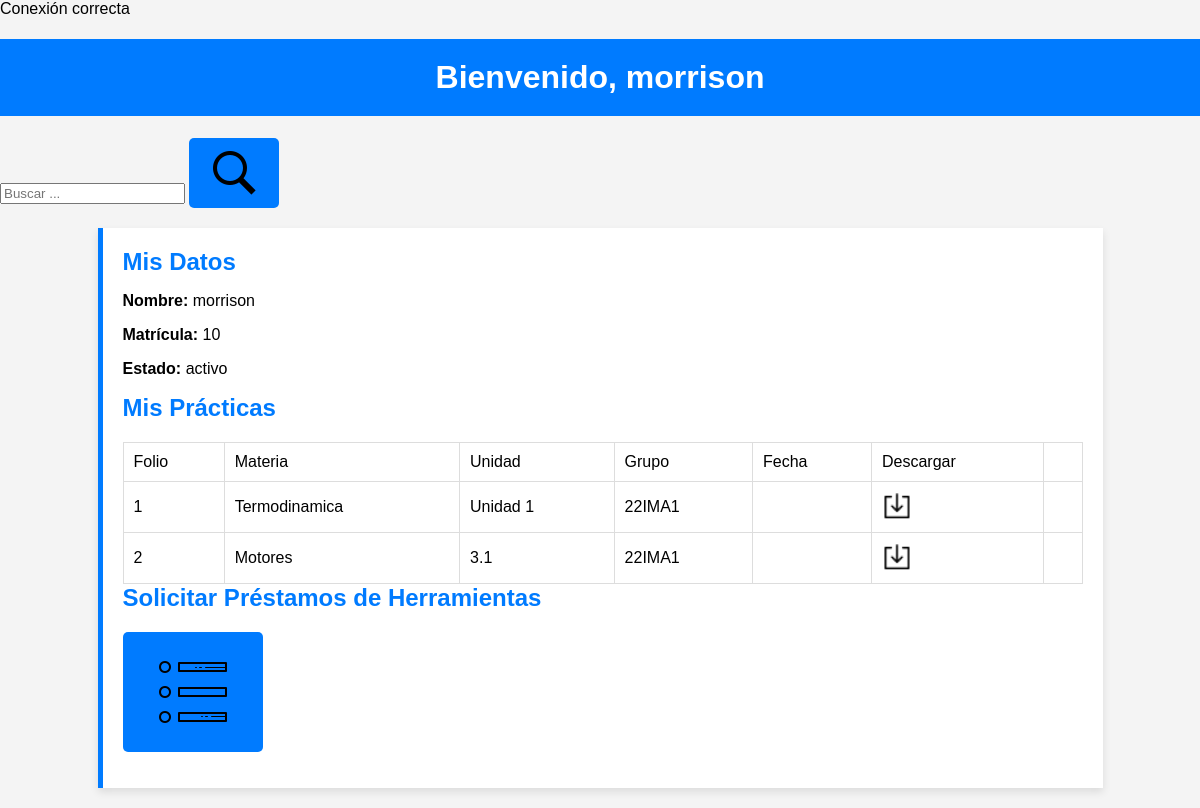
/inicioAlumno.php (signed in), run on the app's committed database.
### tables this page shows
CREATE TABLE `usuario` (
  `id` char(6) NOT NULL,
  `nombre` varchar(50) DEFAULT NULL,
  `tipo_usuario` varchar(30) DEFAULT NULL,
  `tipo_admin` varchar(20) NOT NULL,
  `usser` varchar(10) DEFAULT NULL,
  `passw` varchar(10) DEFAULT NULL,
  `status` varchar(10) DEFAULT NULL,
  `foto` blob NOT NULL
);

CREATE TABLE `practica` (
  `folio` varchar(7) NOT NULL,
  `tipo` varchar(20) DEFAULT NULL,
  `materia` varchar(20) DEFAULT NULL,
  `unidad` varchar(20) DEFAULT NULL,
  `num_alumnos` int(2) DEFAULT NULL,
  `grupo` char(6) DEFAULT NULL,
  `resultados` text DEFAULT NULL
);

### inicioAlumno.php (the view, shortened to what this page needs)
<?php
include("conexcion.php");
$usuario = $_SESSION['usuario'];
$sql = "SELECT * FROM usuario WHERE usser = ?";
$stmt = $conn->prepare($sql);
$stmt->bind_param("s", $usuario);
$stmt->execute();
$result = $stmt->get_result();
if ($result->num_rows > 0) {
    $userData = $result->fetch_assoc();
}
$typeClass = "";
switch ($userData['tipo_usuario']) {
    default:
        $typeClass = 'alumno';
        break;
}
?>
<!DOCTYPE html>
<html lang="es">
<head>
    <link rel="stylesheet" href="css/styles.css">
</head>
<body class="<?php echo $typeClass; ?>">
    <h1>Bienvenido, <?php echo htmlspecialchars($userData['nombre']); ?></h1>
    <form action="busqueda.php" method="POST" class="search-form">
        <input type="text" id="Dato" name="Dato" placeholder="Buscar ..." required>
        <button type="submit" class="search-btn">
            <img src="iconos/icons8-search-50.png" alt="Buscar" class="search-icon">
        </button>
    </form>
    <div class="container">
        <h2>Mis Datos</h2>
        <p><strong>Nombre:</strong> <?php echo $userData['nombre']; ?></p>
        <p><strong>Matrícula:</strong> <?php echo $userData['usser']; ?></p>
        <p><strong>Estado:</strong> <?php echo $userData['status']; ?></p>
        <h2>Mis Prácticas</h2>
        <?php
        $sql = "SELECT folio,materia,unidad,grupo FROM practica";
        $result = mysqli_query($conn, $sql);
        if (mysqli_num_rows($result) > 0) {
            echo "<table border='1'>
                            <tr>
                                <td>Folio</td>
                                <td>Materia</td>
                                <td>Unidad</td>
                                <td>Grupo</td>
                                <td>Fecha</td>
                                <td>Descargar</td>
                                <td></td>
                            </tr>";
            while ($row = mysqli_fetch_assoc($result)) {
                echo "<tr>
                                    <td>" . $row['folio'] . "</td>
                                    <td>" . $row['materia'] . "</td>
                                    <td>" . $row['unidad'] . "</td>
                                    <td>" . $row['grupo'] . "</td>
                                    <td>". $row['fecha'] ."</td>
                                    <td><a href='#?folio=" . $row['folio'] . "'>
                                    <img src='iconos/icons8-descargar-24.png' alt='Editar' width='30' height='30'></a></td>
                                    <td></td>
                            </tr>";
            }
            echo "</table>";
        } else {
            echo "No hay reguistros disponibles.";
        }
        ?>
        <h2>Solicitar Préstamos de Herramientas</h2>
        <form action="solicitarPrestamo.php" method="post" class="search-form">
            <button type="submit" class="search-btn">
                <img src="iconos/icons8-lista-100.png" alt="Lista" class="search-icon">
            </button>
        </form>
    </div>
</body>
</html>

### css/styles.css (style rules this page uses)
body { font-family: Arial, sans-serif; background-color: #f4f4f4; margin: 0; padding: 0; }
h1 { text-align: center; padding: 20px; font-size: 2rem; }
.container { width: 80%; margin: 20px auto; padding: 20px; background-color: white; box-shadow: 0px 4px 8px rgba(0, 0, 0, 0.1); }
h2 { margin-top: 0; font-size: 1.5rem; margin-bottom: 10px; }
table { width: 100%; border-collapse: collapse; margin-top: 20px; }
th, td { padding: 10px; text-align: left; border: 1px solid #ddd; }
form { margin-top: 20px; }
button { padding: 10px 20px; background-color: #4CAF50; color: white; border: none; border-radius: 5px; cursor: pointer; font-size: 1rem; }
body.alumno h1 { background-color: #007bff; color: white; }
body.alumno .container { border-left: 5px solid #007bff; }
body.alumno h2 { color: #007bff; }
body.alumno button { background-color: #007bff; }

### data on the page
usuario: nombre "morrison", usser "10", status "activo"
practica: folio "1", materia "Termodinamica", unidad "Unidad 1", grupo "22IMA1"
practica: folio "2", materia "Motores", unidad "3.1", grupo "22IMA1"
